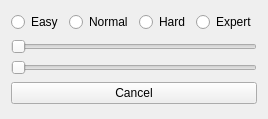
<?xml version="1.0" encoding="UTF-8"?>
<ui version="4.0">
 <class>Form</class>
 <widget class="QWidget" name="Form">
  <property name="geometry">
   <rect>
    <x>0</x>
    <y>0</y>
    <width>249</width>
    <height>119</height>
   </rect>
  </property>
  <property name="windowTitle">
   <string>Form</string>
  </property>
  <layout class="QVBoxLayout" name="verticalLayout_3">
   <item>
    <layout class="QHBoxLayout" name="HL">
     <item>
      <widget class="QRadioButton" name="easy">
       <property name="text">
        <string>Easy</string>
       </property>
      </widget>
     </item>
     <item>
      <widget class="QRadioButton" name="normal">
       <property name="text">
        <string>Normal</string>
       </property>
      </widget>
     </item>
     <item>
      <widget class="QRadioButton" name="hard">
       <property name="text">
        <string>Hard</string>
       </property>
      </widget>
     </item>
     <item>
      <widget class="QRadioButton" name="expert">
       <property name="text">
        <string>Expert</string>
       </property>
      </widget>
     </item>
    </layout>
   </item>
   <item>
    <layout class="QVBoxLayout" name="verticalLayout_2">
     <item>
      <widget class="QSlider" name="horizontalSlider">
       <property name="orientation">
        <enum>Qt::Horizontal</enum>
       </property>
      </widget>
     </item>
     <item>
      <widget class="QSlider" name="horizontalSlider_2">
       <property name="orientation">
        <enum>Qt::Horizontal</enum>
       </property>
      </widget>
     </item>
    </layout>
   </item>
   <item>
    <widget class="QPushButton" name="cancelBtn">
     <property name="text">
      <string>Cancel</string>
     </property>
    </widget>
   </item>
  </layout>
 </widget>
 <resources/>
 <connections/>
</ui>
